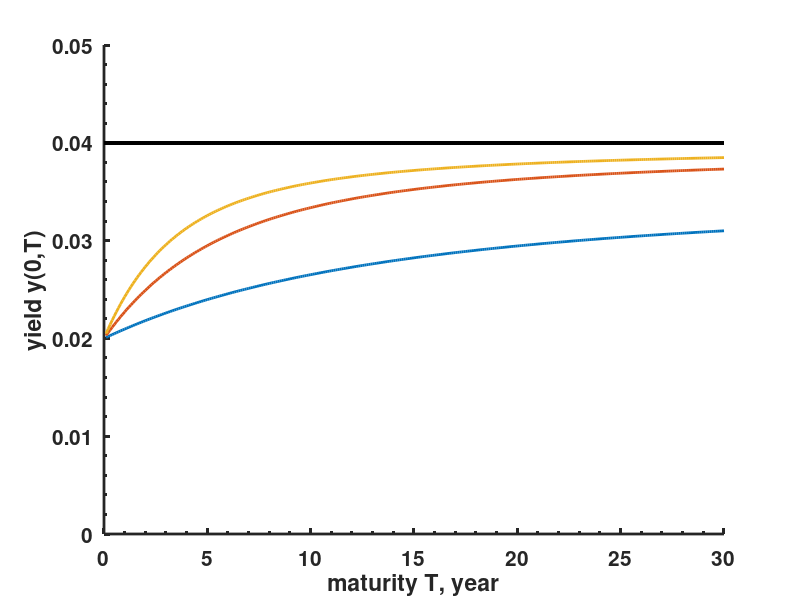

The MATLAB source for this figure: (Note: this script raises an error after producing the figure.)
clear all
close all

%% first study how parameters affects the yield curve
% k is the speed of mean reversion
% r_bar is the risk-neutral long run mean of the short rate
% sigma is the volatility of the short rate
% Our model is dr(t)=k(r_bar-r(t))dt+sigma*dW, where dW is a Brownian
% motion.
% r is the current short rate at time t
T=0:0.1:30; % tensor
r0=.02;


%% mean reversion rate effect
k=.1;
r_bar=.04;
sigma=.01;

B=(1-exp(-k.*T))/k;
A=(r_bar-sigma^2/(2*k^2))*(B-T)-(sigma^2*B.^2)/(4*k);

y=B*r0./T - A./T;
h=figure(1)
hold on
plot(T,y,'linewidth',2);

k=.3;
r_bar=.04;
sigma=.01;

B=(1-exp(-k.*T))/k;
A=(r_bar-sigma^2/(2*k^2))*(B-T)-(sigma^2*B.^2)/(4*k);

y=B*r0./T - A./T;
h=figure(1)
hold on
plot(T,y,'linewidth',2);

k=.5;
r_bar=.04;
sigma=.01;

B=(1-exp(-k.*T))/k;
A=(r_bar-sigma^2/(2*k^2))*(B-T)-(sigma^2*B.^2)/(4*k);
y=B*r0./T - A./T;
h=figure(1)
hold on
plot(T,y,'linewidth',2);
plot(T,ones(length(T))*r_bar,'linewidth',2,'color','black');
xlabel('maturity T, year')
ylabel('yield y(0,T)')
ylim([0,0.05])
set(gca,'linewidth',2,'fontsize',15,'fontweight','bold','plotboxaspectratiomode','auto','xminortick','on','yminortick','on','TickLength',[0.04;0.02]);
pbaspect([1 1 1])
set(gca,'box','on')
legend('\alpha = 0.1','\alpha = 0.3','\alpha = 0.5','\alpha = \infty','location','southwest')
saveTightFigure(h,'VasicekModelYieldCurveShape_reversionSpeed.pdf')


%% mean level effect

k=.3;
r_bar=.01;
sigma=.01;

B=(1-exp(-k.*T))/k;
A=(r_bar-sigma^2/(2*k^2))*(B-T)-(sigma^2*B.^2)/(4*k);
y=B*r0./T - A./T;
h=figure(2)
hold on
plot(T,y,'linewidth',2);

k=.3;
r_bar=.02;
sigma=.01;

B=(1-exp(-k.*T))/k;
A=(r_bar-sigma^2/(2*k^2))*(B-T)-(sigma^2*B.^2)/(4*k);
y=B*r0./T - A./T;
h=figure(2)
hold on
plot(T,y,'linewidth',2);

k=.3;
r_bar=.04;
sigma=.01;

B=(1-exp(-k.*T))/k;
A=(r_bar-sigma^2/(2*k^2))*(B-T)-(sigma^2*B.^2)/(4*k);
y=B*r0./T - A./T;
h=figure(2)
hold on
plot(T,y,'linewidth',2);
xlabel('maturity T, year')
ylabel('yield y(0,T)')
ylim([0,0.05])
set(gca,'linewidth',2,'fontsize',15,'fontweight','bold','plotboxaspectratiomode','auto','xminortick','on','yminortick','on','TickLength',[0.04;0.02]);
pbaspect([1 1 1])
set(gca,'box','on')
legend('r^* = 0.01','r^* = 0.02','r^* = 0.04','location','southwest')
saveTightFigure(h,'VasicekModelYieldCurveShape_meanLevel.pdf')
%% volatility level effect
k=.3;
r_bar=.04;
sigma=.01;

B=(1-exp(-k.*T))/k;
A=(r_bar-sigma^2/(2*k^2))*(B-T)-(sigma^2*B.^2)/(4*k);
y=B*r0./T - A./T;
h=figure(3)
hold on
plot(T,y,'linewidth',2);

k=.3;
r_bar=.04;
sigma=.04;

B=(1-exp(-k.*T))/k;
A=(r_bar-sigma^2/(2*k^2))*(B-T)-(sigma^2*B.^2)/(4*k);
y=B*r0./T - A./T;
h=figure(3)
hold on
plot(T,y,'linewidth',2);

k=.3;
r_bar=.04;
sigma=.08;

B=(1-exp(-k.*T))/k;
A=(r_bar-sigma^2/(2*k^2))*(B-T)-(sigma^2*B.^2)/(4*k);
y=B*r0./T - A./T;
h=figure(3)
hold on
plot(T,y,'linewidth',2);
xlabel('maturity T, year')
ylabel('yield y(0,T)')
ylim([0,0.05])
set(gca,'linewidth',2,'fontsize',15,'fontweight','bold','plotboxaspectratiomode','auto','xminortick','on','yminortick','on','TickLength',[0.04;0.02]);
pbaspect([1 1 1])
set(gca,'box','on')
legend('\sigma = 0.01','\sigma = 0.04','\sigma = 0.08','location','southwest')
saveTightFigure(h,'VasicekModelYieldCurveShape_volatilityLevel.pdf')